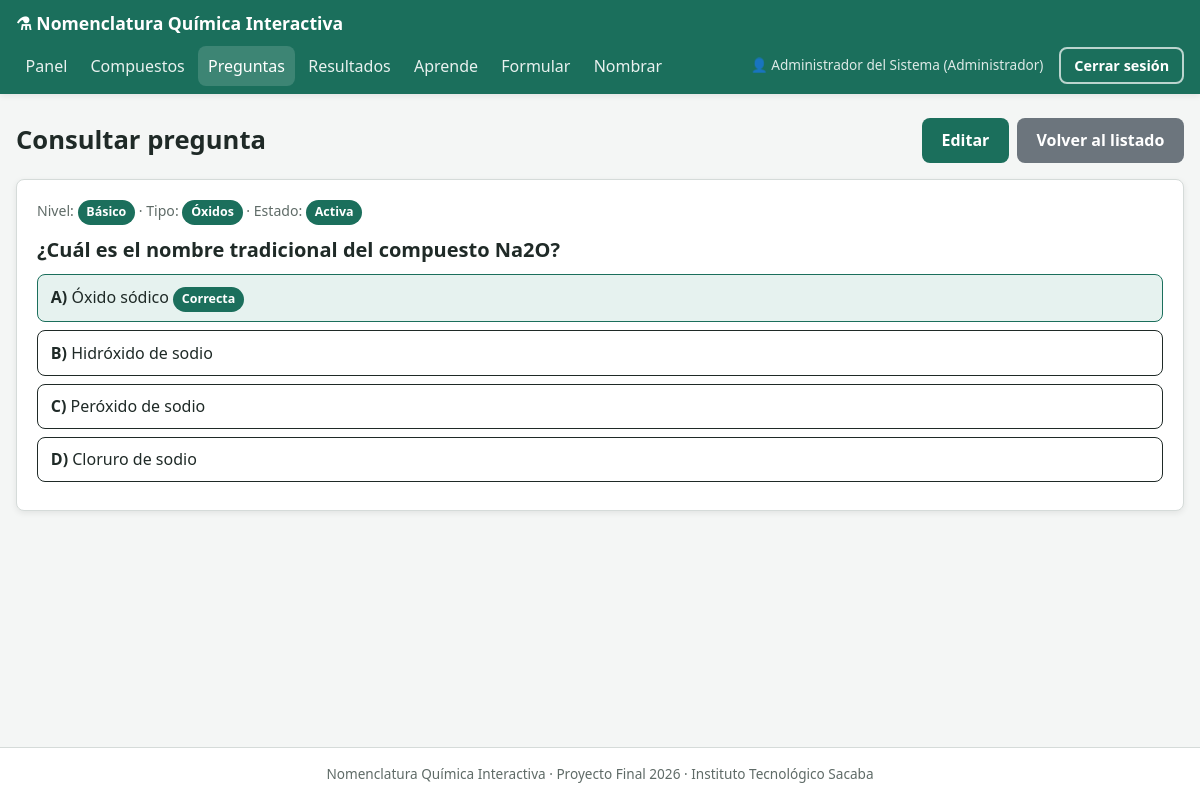
The app's page /sql/public/index.php?c=pregunta&a=ver&id=1 (signed in) with its own data.
### tables this page shows
CREATE TABLE preguntas (
    id_pregunta         INT          NOT NULL AUTO_INCREMENT,
    id_nivel            INT          NOT NULL,
    id_tipo             INT          NOT NULL,
    enunciado           VARCHAR(255) NOT NULL,
    opcion_a            VARCHAR(100) NOT NULL,
    opcion_b            VARCHAR(100) NOT NULL,
    opcion_c            VARCHAR(100) NOT NULL,
    opcion_d            VARCHAR(100) NOT NULL,
    respuesta_correcta  CHAR(1)      NOT NULL,
    estado              TINYINT(1)   NOT NULL DEFAULT 1 COMMENT '1 = activa, 0 = desactivada',
    PRIMARY KEY (id_pregunta),
    KEY idx_preguntas_nivel (id_nivel),
    KEY idx_preguntas_tipo (id_tipo),
    CONSTRAINT fk_preguntas_niveles FOREIGN KEY (id_nivel) REFERENCES niveles (id_nivel)
        ON UPDATE CASCADE ON DELETE RESTRICT,
    CONSTRAINT fk_preguntas_tipos FOREIGN KEY (id_tipo) REFERENCES tipos_compuesto (id_tipo)
        ON UPDATE CASCADE ON DELETE RESTRICT,
    CONSTRAINT ck_preguntas_respuesta CHECK (respuesta_correcta IN ('A', 'B', 'C', 'D'))
);

CREATE TABLE niveles (
    id_nivel            INT          NOT NULL AUTO_INCREMENT,
    nombre              VARCHAR(20)  NOT NULL,
    descripcion         VARCHAR(150) NULL,
    cantidad_preguntas  TINYINT      NOT NULL DEFAULT 10,
    PRIMARY KEY (id_nivel),
    UNIQUE KEY uq_niveles_nombre (nombre)
);

CREATE TABLE tipos_compuesto (
    id_tipo      INT         NOT NULL AUTO_INCREMENT,
    nombre       VARCHAR(40) NOT NULL,
    descripcion  TEXT        NULL,
    PRIMARY KEY (id_tipo),
    UNIQUE KEY uq_tipos_nombre (nombre)
);

### core/Controller.php (called while the page is built, shortened)
<?php
abstract class Controller
{
    protected function vista(string $ruta, array $parametros = []): void
    {
        extract($parametros, EXTR_SKIP);
        require BASE_PATH . '/views/layout/header.php';
        require BASE_PATH . '/views/' . $ruta . '.php';
        require BASE_PATH . '/views/layout/footer.php';
    }
    protected function get(string $campo, string $defecto = ''): string
    {
        return isset($_GET[$campo]) ? trim((string) $_GET[$campo]) : $defecto;
    }
}

### controllers/PreguntaController.php (called while the page is built, shortened)
<?php
class PreguntaController extends Controller
{
    private Pregunta $modelo;
    public function __construct()
    {
        $this->modelo = new Pregunta();
    }
    public function ver(): void
    {
        $pregunta = $this->modelo->obtener((int) $this->get('id', '0'));
        $this->vista('admin/preguntas/ver', ['titulo' => 'Consultar pregunta', 'pregunta' => $pregunta]);
    }
}

### core/Router.php (called while the page is built, shortened)
<?php
class Router
{
    public static function despachar(): void
    {
        $a = (string) ($_GET['a'] ?? 'index');
        $controlador = new $clase();
        $controlador->$a();
    }
}

### sql/public/index.php (called while the page is built, shortened)
<?php
require_once BASE_PATH . '/core/helpers.php';
spl_autoload_register(function (string $clase) {
    foreach (['core', 'config', 'controllers', 'models'] as $carpeta) {
        $archivo = BASE_PATH . '/' . $carpeta . '/' . $clase . '.php';
        if (is_file($archivo)) {
            return;
        }
    }
});
Router::despachar();

### config/Database.php (called while the page is built)
<?php
class Database
{
    private static ?PDO $conexion = null;
    public static function conectar(): PDO
    {
        if (self::$conexion === null) {
            $dsn = 'mysql:host=' . DB_HOST . ';dbname=' . DB_NAME . ';charset=' . DB_CHARSET;
            try {
                self::$conexion = new PDO($dsn, DB_USER, DB_PASS, [
                    PDO::ATTR_ERRMODE            => PDO::ERRMODE_EXCEPTION,
                    PDO::ATTR_DEFAULT_FETCH_MODE => PDO::FETCH_ASSOC,
                    PDO::ATTR_EMULATE_PREPARES   => false,
                ]);
            } catch (PDOException $e) {
                http_response_code(500);
                die('No se pudo conectar a la base de datos. Verifique config/config.php y que MySQL esté iniciado.');
            }
        }
        return self::$conexion;
    }
}

### core/Model.php (called while the page is built, shortened)
<?php
abstract class Model
{
    public function __construct()
    {
        $this->db = Database::conectar();
    }
}

### models/Pregunta.php (called while the page is built, shortened)
<?php
class Pregunta extends Model
{
    public function obtener(int $id): ?array
    {
        $st = $this->db->prepare(self::SELECT_BASE . ' WHERE p.id_pregunta = :id');
        $st->execute([':id' => $id]);
        $fila = $st->fetch();
        return $fila ?: null;
    }
}

### core/helpers.php (called while the page is built, shortened)
<?php
function e($valor): string
{
    return htmlspecialchars((string) $valor, ENT_QUOTES, 'UTF-8');
}
function url(string $c, string $a = 'index', array $params = []): string
{
    $query = array_merge(['c' => $c, 'a' => $a], $params);
    return BASE_URL . 'index.php?' . http_build_query($query);
}

### views/admin/preguntas/ver.php (the view)
<div class="encabezado">
    <h1>Consultar pregunta</h1>
    <div class="grupo-botones">
        <a class="boton" href="<?= e(url('pregunta', 'editar', ['id' => $pregunta['id_pregunta']])) ?>">Editar</a>
        <a class="boton boton-gris" href="<?= e(url('pregunta', 'index')) ?>">Volver al listado</a>
    </div>
</div>
<div class="tarjeta">
    <p class="texto-gris texto-chico">
        Nivel: <span class="insignia"><?= e($pregunta['nivel']) ?></span>
        · Tipo: <span class="insignia"><?= e($pregunta['tipo']) ?></span>
        · Estado: <?= $pregunta['estado'] ? '<span class="insignia">Activa</span>' : '<span class="insignia insignia-gris">Inactiva</span>' ?>
    </p>
    <h2><?= e($pregunta['enunciado']) ?></h2>
    <?php foreach (['A' => 'opcion_a', 'B' => 'opcion_b', 'C' => 'opcion_c', 'D' => 'opcion_d'] as $letra => $campo): ?>
        <div class="revision <?= $pregunta['respuesta_correcta'] === $letra ? 'revision-bien' : '' ?>">
            <strong><?= $letra ?>)</strong> <?= e($pregunta[$campo]) ?>
            <?php if ($pregunta['respuesta_correcta'] === $letra): ?> <span class="insignia">Correcta</span><?php endif; ?>
        </div>
    <?php endforeach; ?>
</div>

### sql/public/css/estilos.css (style rules this page uses)
:root { --verde: #1b6f5c; --verde-oscuro: #155a4a; --verde-claro: #e6f2ef; --gris-fondo: #f4f6f5; --gris-borde: #d5dbd9; --gris-texto: #5f6b67; --texto: #1f2a27; --rojo: #c0392b; --rojo-claro: #fbe9e7; --amarillo-claro: #fff6dc; --amarillo-borde: #e3b341; --azul: #1f5fa8; --azul-claro: #e7f0fa; --blanco: #ffffff; --radio: 8px; --sombra: 0 2px 6px rgba(0, 0, 0, 0.08); }
* { box-sizing: border-box; }
html { font-size: 16px; }
body { margin: 0; font-family: "Segoe UI", Roboto, Arial, sans-serif; line-height: 1.5; color: var(--texto); background-color: var(--gris-fondo); min-height: 100vh; display: flex; flex-direction: column; }
h1, h2, h3 { line-height: 1.25; margin: 0 0 .75rem; }
h1 { font-size: 1.6rem; }
h2 { font-size: 1.25rem; }
p { margin: 0 0 .75rem; }
a { color: var(--verde); }
.boton { display: inline-block; font: inherit; font-weight: 600; text-align: center; text-decoration: none; cursor: pointer; border: 2px solid transparent; border-radius: var(--radio); padding: .55rem 1.1rem; background-color: var(--verde); color: var(--blanco); transition: background-color .15s, box-shadow .15s; }
.boton-gris { background-color: #6c757d; }
.grupo-botones { display: flex; flex-wrap: wrap; gap: .5rem; align-items: center; }
.tarjeta { background-color: var(--blanco); border: 1px solid var(--gris-borde); border-radius: var(--radio); box-shadow: var(--sombra); padding: 1.25rem; }
.insignia { display: inline-block; font-size: .78rem; font-weight: 600; padding: .2rem .55rem; border-radius: 999px; background-color: var(--verde); color: var(--blanco); }
.revision { border: 1px solid; border-radius: var(--radio); padding: .6rem .8rem; margin-bottom: .5rem; }
.revision-bien { background-color: var(--verde-claro); border-color: var(--verde); }
.texto-gris { color: var(--gris-texto); }
.texto-chico { font-size: .88rem; }
.encabezado { display: flex; justify-content: space-between; align-items: center; gap: 1rem; flex-wrap: wrap; margin-bottom: 1rem; }
.encabezado h1 { margin: 0; }

### records on screen
preguntas: id_nivel.nombre "Básico", id_tipo.nombre "Óxidos", enunciado "¿Cuál es el nombre tradicional del compuesto Na2O?", opcion_a "Óxido sódico", opcion_b "Hidróxido de sodio", opcion_c "Peróxido de sodio", opcion_d "Cloruro de sodio"

### other values on screen
APP_NOMBRE "Nomenclatura Química Interactiva"
$usuarioSesion['nombre'] "Administrador del Sistema"
$usuarioSesion['rol'] "Administrador"
$letra "A"
$letra "B"
$letra "C"
$letra "D"
